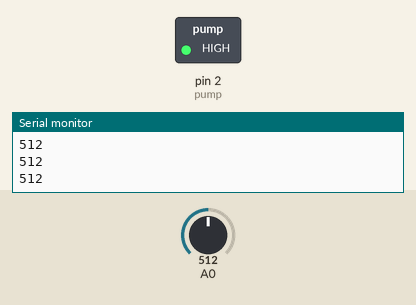
The sketch below on a simulated Arduino Uno, built with avr-gcc and run on an emulated ATmega328P. On the bench: switched loads named in the sketch (green lamp = pin HIGH), the last lines printed to the serial monitor. Inputs (shaded band) come from the test bench; at power-on: A0 = 512.

Above: at 1.2 s.
1.3 s: A0 set to 610
2.8 s: A0 set to 636
At 3.4 s:
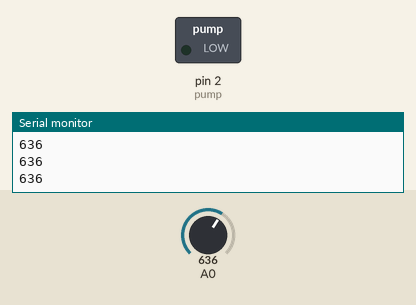
4.3 s: A0 set to 615
At 5.5 s:
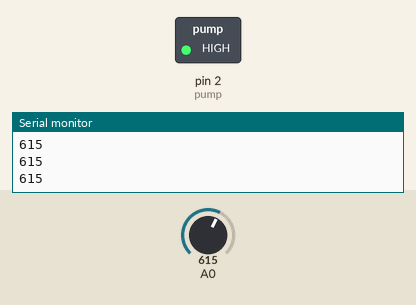
5.8 s: A0 set to 635
At 6.9 s:
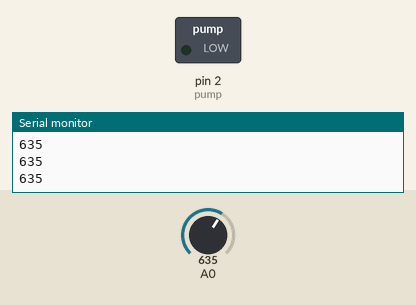
Timing chart, 0 to 8.3 s (numbered marks = the images above; inputs shaded):
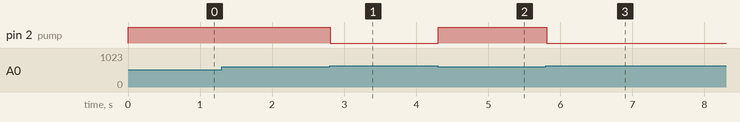

Measured:
- the behaviour switches between 625 and 626 on A0 (found by bisection; images 0 and 1)
- after the input at 2.8 s, pin 2 (pump): HIGH → LOW at once
- after the input at 4.3 s, pin 2 (pump): LOW → HIGH at once
- after the input at 5.8 s, pin 2 (pump): HIGH → LOW at once

The sketch:

water_pump_moisture.ino
```cpp
int pump = 2;
void setup() {
    pinMode(pump, OUTPUT);
    Serial.begin(9600);
}

void loop() {
  digitalWrite(pump, HIGH);
  int sensorValue = analogRead(A0);
  Serial.println(sensorValue);
  delay(1);
  while(sensorValue > 625){
    digitalWrite(pump, LOW);
    sensorValue = analogRead(A0);
    Serial.println(sensorValue);
    delay(1);
  }
}
```
